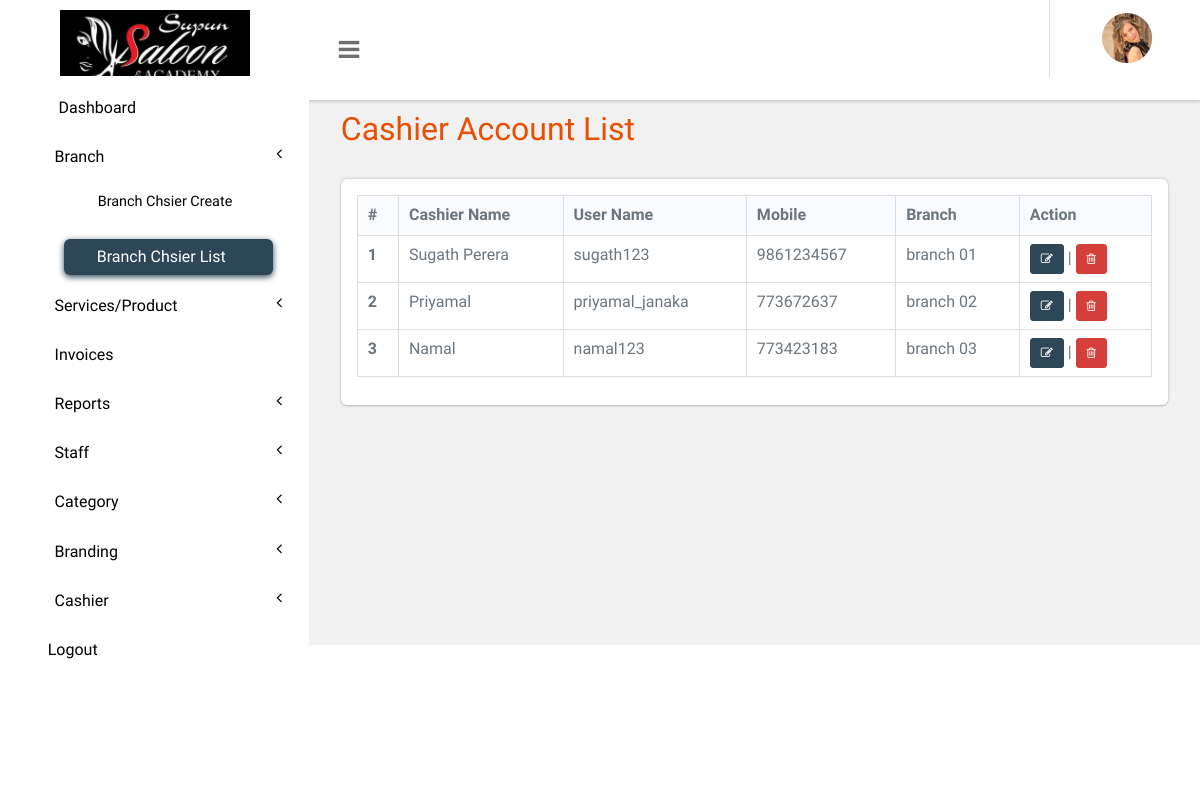
The app's page /panel/cashier-account-list.php (signed in) with its own data.
### tables this page shows
CREATE TABLE `branding` (
  `phone_no` int(10) NOT NULL,
  `logo` varchar(200) NOT NULL,
  `brand_name` varchar(200) NOT NULL,
  `id` int(10) NOT NULL,
  `company_email` varchar(50) NOT NULL,
  `website_name` varchar(50) NOT NULL,
  `address` varchar(50) NOT NULL,
  `favicon` varchar(50) NOT NULL
);

CREATE TABLE `tblcashier` (
  `ID` int(10) NOT NULL,
  `branch_id` int(10) DEFAULT NULL,
  `CashierName` varchar(120) DEFAULT NULL,
  `UserName` varchar(50) DEFAULT NULL,
  `MobileNumber` bigint(11) DEFAULT NULL,
  `Password` varchar(200) DEFAULT NULL,
  `CreationDate` timestamp NULL DEFAULT current_timestamp()
);

CREATE TABLE `tblbranch` (
  `branch_id` int(10) NOT NULL,
  `branch_name` varchar(100) NOT NULL
);

### panel/cashier-account-list.php (the view, shortened to what this page needs)
<?php
include('includes/dbconnection.php');
if (strlen($_SESSION['bpmsaid']==0)) {
  header('location:logout.php');
  } else{
  ?>
<!DOCTYPE HTML>
<html>
<head>
<link href="css/bootstrap.css" rel='stylesheet' type='text/css' />
<link href="css/style.css" rel='stylesheet' type='text/css' />
<link href="css/font-awesome.css" rel="stylesheet">
<link href="css/animate.css" rel="stylesheet" type="text/css" media="all">
<link href="css/custom.css" rel="stylesheet">
</head>
<body class="cbp-spmenu-push">
	<div class="main-content">
		 <?php include_once('includes/sidebar.php');?>
		 <?php include_once('includes/header.php');?>
		<div id="page-wrapper">
			<div class="main-page">
				<div class="tables">
					<h3 class="title1">Cashier Account List</h3>
					<div class="table-responsive bs-example widget-shadow">
						<table id="example" class="table table-bordered"> <thead> <tr> <th>#</th> <th>Cashier Name</th> <th>User Name</th> <th>Mobile</th> <th>Branch</th> <th>Action</th> </tr> </thead> <tbody>
<?php
$ret=mysqli_query($con,"select tblcashier.*, tblbranch.branch_name from tblcashier left join tblbranch on tblcashier.branch_id=tblbranch.branch_id");
$cnt=1;
while ($row=mysqli_fetch_array($ret)) {
?>
						 <tr> <th scope="row"><?php echo $cnt;?></th> <td><?php  echo $row['CashierName'];?></td> <td><?php  echo $row['UserName'];?></td> <td><?php  echo $row['MobileNumber'];?></td> <td><?php  echo $row['branch_name'];?></td> <td><a href="edit-cashier-account.php?editid=<?php echo $row['ID'];?>" class="btn btn-primary btn-sm"><i class="fa fa-edit"></i></a> |
						 <a href="cashier-account-list.php?action=delete&&id=<?php echo $row['ID'];?>" class="btn btn-danger btn-sm"><i class="fa fa-trash-o" aria-hidden="true"></i></a>
						 </td> </tr>   <?php
$cnt=$cnt+1;
}?></tbody> </table>
					</div>
				</div>
			</div>
		</div>
	</div>
</body>
</html>
<?php }  ?>

### panel/includes/sidebar.php (shortened to what this page needs)
<link href="./css/fonts/tabler-icons.css" rel='stylesheet' type='text/css' />
<div class=" sidebar" role="navigation">
    <div class="navbar-collapse">
        <nav class="cbp-spmenu cbp-spmenu-vertical cbp-spmenu-left navigation" id="cbp-spmenu-s1">
            <ul class="nav sidetab" id="leftCol" style="margin-top:7% ;">
                <?php if ($_SESSION['bpmsut'] == 'admin') { ?>
                <li class="nav-item">
                    <a href="dashboard.php"><i class="ti ti-smart-home me-2"></i> Dashboard</a>
                </li>
                <li class="nav-item">
                    <a href="#"><i class="ti ti-users me-2"></i>Branch<span class="fa arrow"></span></a>
                    <ul class="nav nav-second-level collapse">
                        <li class="nav-item">
                            <a href="cashier-account-create.php"><i class="ti ti-circle me-2 font"></i>Branch Chsier
                                Create</a>
                        </li>
                        <li class="nav-item">
                            <a href="cashier-account-list.php"><i class="ti ti-circle me-2 font"></i>Branch Chsier
                                List</a>
                        </li>
                    </ul>
                </li>
                <li class="nav-item">
                    <a href="add-services.php"><i class="ti ti-hotel-service me-2"></i>Services/Product<span
                            class="fa arrow"></span> </a>
                </li>
                <li class="nav-item">
                    <a href="invoices.php" class="chart-nav"><i class="ti ti-wallet me-2"></i>Invoices</a>
                </li>
                <li class="nav-item">
                    <a href="#"><i class="ti ti-file me-2"></i>Reports<span class="fa arrow"></span> </a>
                </li>
                <li class="nav-item">
                    <a href="add-staff.php"><i class="ti ti-users me-2"></i>Staff<span class="fa arrow"></span> </a>
                </li>
                <li class="nav-item">
                    <a href="add-category.php"><i class="ti ti-globe me-2"></i>Category<span class="fa arrow"></span>
                    </a>
                </li>
                <li class="nav-item">
                    <a href="branding.php"><i class="ti ti-hotel-service me-2"></i>Branding<span
                            class="fa arrow"></span> </a>
                </li>
                <?php } ?>
                <li class="nav-item">
                    <a href="#"><i class="ti ti-shopping-cart me-2"></i>Cashier<span class="fa arrow"></span> </a>
                </li>
                <li class="nav-item">
                    <a href="logout.php"><i class="ti ti-circle me-2 font"></i>Logout</a>
                </li>
            </ul>
        </nav>
    </div>
</div>

### panel/includes/header.php (shortened to what this page needs)
<?php
$branding_query = mysqli_query($con, "select * from branding where id=1");
$branding_row = mysqli_fetch_array($branding_query);
?>
<div class="sticky-header header-section ">
      <div class="header-left">
        <div class="logo">
            <img src="images/<?php echo $branding_row['logo'];?>" width="190px" class="logo-top">
        </div>
        <button id="showLeftPush"><i class="fa fa-bars"></i></button>
      </div>
      <div class="header-right">
        <div class="profile_details_left">
          <ul class="nofitications-dropdown">
            <li class="dropdown head-dpdn">
            </li>
          </ul>
          <div class="clearfix"> </div>
        </div>
        <div class="profile_details">
          <ul>
            <li class="dropdown profile_details_drop">
              <a href="#" class="dropdown-toggle" data-toggle="dropdown" aria-expanded="false">
                <div class="profile_img">
                  <span class="prfil-img"><img src="images/1.png" alt="" width="50" height="50"> </span>
                </div>
              </a>
            </li>
          </ul>
        </div>
      </div>
      <div class="clearfix"> </div>
    </div>

### panel/css/style.css (style rules this page uses)
html,body { overflow-x: hidden; }
body { background: #f8f7fa; font-family:"Public Sans", "Oxygen", "Ubuntu", "Cantarell", "Fira Sans", sans-serif; color: #6c757d; }
h4, h5, h6, h1, h2, h3 { margin: 0; }
ul, ol { margin: 0; }
html, body { font-size: 100%; overflow-x: hidden; background: #fff; }
body a { transition: 0.5s all ease; -webkit-transition: 0.5s all ease; -moz-transition: 0.5s all ease; -o-transition: 0.5s all ease; -ms-transition: 0.5s all ease; text-decoration:none; }
h1,h2,h3,h4,h5,h6 { margin:0; }
ul,label { margin:0; padding:0; }
.main-content { position: relative; }
.sticky-header { position: fixed; top: 0; left:0px; width: 100%; z-index: 100; margin: 0px !important; }
.header-section { background:#FFF; box-shadow: 1px 1px 4px rgba(0, 0, 0, 0.21); -webkit-box-shadow: 1px 1px 4px rgba(0, 0, 0, 0.21); -moz-box-shadow: 1px 1px 4px rgba(0, 0, 0, 0.21); -o-box-shadow: 1px 1px 4px rgba(0, 0, 0, 0.21); }
.header-section::after { clear: both; display: block; content: ''; }
.header-left { float: left; width: 45%; display: flex; }
.header-right { float: right; }
button#showLeftPush { font-size: 1.5em; width: 80px; padding: 0.87em 0; text-align: center; cursor: pointer; float: left; color: #6F6F6F; -moz-transition: all 0.2s ease-out 0s; -webkit-transition: all 0.2s ease-out 0s; transition: all 0.2s ease-out 0s; border: none; background-color: #fff; outline:none; }
.cbp-spmenu { position: fixed; }
.cbp-spmenu-vertical { width: 309px; height: 100%; top: 76px; z-index: 1000; background-color:#fff; padding: 2em 0; }
.cbp-spmenu-left { left: 0; }
.cbp-spmenu-push { overflow-x: hidden; position: relative; }
.cbp-spmenu, .cbp-spmenu-push { -webkit-transition: all 0.3s ease; -moz-transition: all 0.3s ease; transition: all 0.3s ease; }
.cbp-spmenu-push div#page-wrapper { margin: 0 0 0 19.3em; transition:.5s all; -webkit-transition:.5s all; -moz-transition:.5s all; }
.sidebar ul li { padding: 0.2rem .75rem; }
.sidebar ul li a { color: #000; font-size: 1em; }
.sidebar .arrow { float: right; }
.fa { display: inline-block; font-family: FontAwesome; font-style: normal; font-weight: normal; line-height: 1; -webkit-font-smoothing: antialiased; -moz-osx-font-smoothing: grayscale; }
.logo { background: #fff; text-align: center; float: left; width: 309px; }
.profile_details_left { float: left; }
li.dropdown.head-dpdn { display: inline-block; padding: 1.7em 0; border-left: 1px solid #E0E0E0; float: left; }
.sidebar .nav-second-level li a.active ,.sidebar ul li a.active { color: #F2B33F; }
.profile_details { float: right; }
.profile_details_drop a.dropdown-toggle { display:block; padding: 0.8em 3em 0 2em; }
.profile_img span.prfil-img { float:left; }
.profile_details ul li { list-style-type:none; position:relative; }
.widget-shadow { background-color: #fff; box-shadow: 0 -1px 3px rgba(0,0,0,.12),0 1px 2px rgba(0,0,0,.24); -webkit-box-shadow: 0 -1px 3px rgba(0,0,0,.12),0 1px 2px rgba(0,0,0,.24); -moz-box-shadow: 0 -1px 3px rgba(0,0,0,.12),0 1px 2px rgba(0,0,0,.24); border-radius: 0.375rem; position: relative; z-index: 2; }
h3.title1 { font-size: 2em; color: #e94e02; margin-bottom: 0.8em; }
.table > thead > tr > th, .table > tbody > tr > th, .table > tfoot > tr > th, .table > thead > tr > td, .table > tbody > tr > td, .table > tfoot > tr > td { border-top: none; }
.tables .panel-body ,.tables .bs-example { padding: 1em 1em 0.5em; }
.tables .table > thead > tr > th, .tables .table > tbody > tr > th, .tables .table > tfoot > tr > th, .tables .table > thead > tr > td, .tables .table > tbody > tr > td, .tables .table > tfoot > tr > td { padding: 8px 10px; border-top: 1px solid #E0E0E0; }
.bs-example { margin-top: 2em; }
.sidebar ul .nav-item.active > a { background: rgba(47, 43, 61, .08); padding: .2rem .75rem; font-size: 1em; display: block; margin: 0 .75rem; border-radius: .375rem; color: #444050; }
.sidebar .nav-second-level li a.active, .sidebar ul li a.active { background: #2e4758; box-shadow: 0px 2px 6px 0px #2e4758; color: #fff !important; padding: .4rem .75rem; font-size: 1em; display: block; margin: 0 .75rem; border-radius: .375rem; margin-left: 40px; margin-top: 10px; }
.btn-danger { background: #d43f3a !important; }
.logo-top { padding-top: 10px; }
thead { background-color: #fafbfe; }
.table-bordered > thead > tr > th, .table-bordered > thead > tr > td { border-bottom-width:0px; }
.btn-primary { background-color: #2e4758; border-color: #2e4758; }

### records on screen
branding: logo (picture)
tblcashier: CashierName "Sugath Perera", UserName "sugath123", MobileNumber "9861234567", branch.branch_name "branch 01"
tblcashier: CashierName "Priyamal", UserName "priyamal_janaka", MobileNumber "773672637", branch.branch_name "branch 02"
tblcashier: CashierName "Namal", UserName "namal123", MobileNumber "773423183", branch.branch_name "branch 03"
